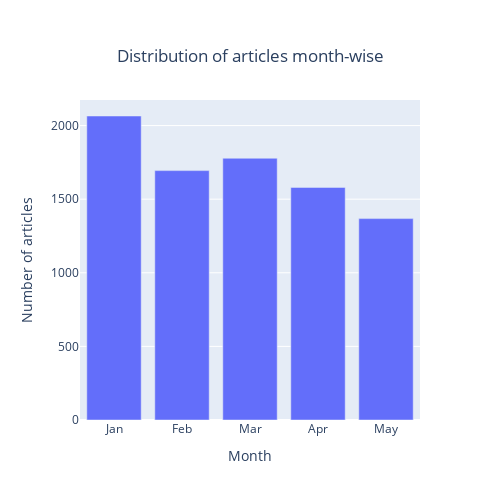

Notebook code cell kept with this figure:
### Code cell
fig = go.Figure([go.Bar(x=news_articles_per_month.index.strftime("%b"), y=news_articles_per_month)])

fig['layout'].update(title={"text" : 'Distribution of articles month-wise','y':0.9,'x':0.5,'xanchor': 'center','yanchor': 'top'}, xaxis_title="Month",yaxis_title="Number of articles")

fig.update_layout(width=500,height=500)

fig

### Figure 1 — Plotly figure (JSON) as saved in the notebook; plotly's stock layout.template omitted (floating-point values rounded to 4 significant figures)
{"data": [{"type": "bar", "x": ["Jan", "Feb", "Mar", "Apr", "May"], "y": [2065, 1694, 1778, 1580, 1368]}], "layout": {"height": 500, "title": {"text": "Distribution of articles month-wise", "x": 0.5, "xanchor": "center", "y": 0.9, "yanchor": "top"}, "width": 500, "xaxis": {"title": {"text": "Month"}}, "yaxis": {"title": {"text": "Number of articles"}}}}
